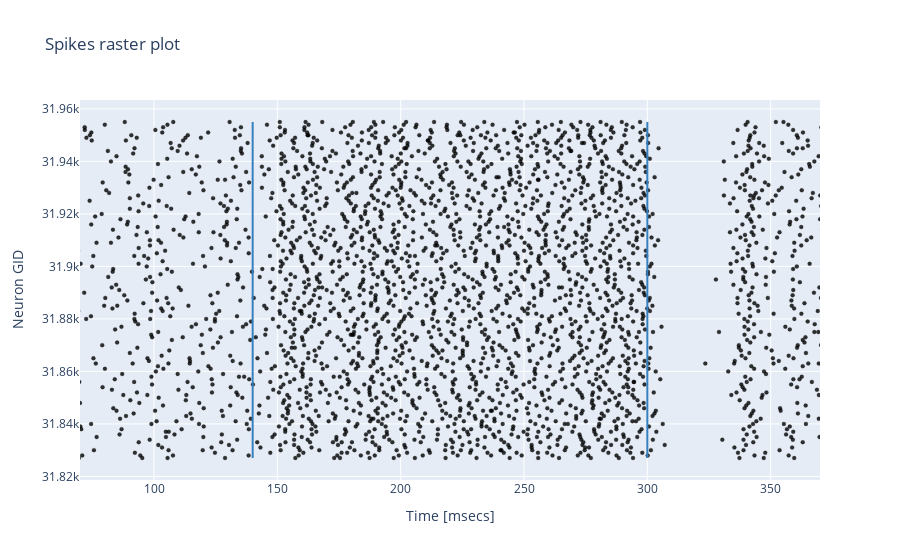

The code cell stored with this chart in its notebook:
### Markdown cell above
## 3. Simulation data analysis

### Raster Plot 

Below, a raster plot of cell spikes for each cell type can be displayed; select the cell type modifying the CELL_TO_PLOT variable.
Cell types are:
1. 'granule'
2. 'golgi'
3. 'purkinje'
4. 'stellate'
5. 'basket'
6. 'dcn'

For Purkinje and DCN neurons, you can specify the microzone you want to analyze: microzone 1 is receiving both CS and US, while microzone 2 receives only CS (empty lines in raster plots would represent neurons of the other microzone). In the first case, US triggers burst-pause and pause-burst mechanisms, which are fundamental to fine tune the timing of cerebellar motor outputs.

Attention: you can plot only the activity of cell types whose recording device were connected before the simulation run!

### Code cell
CELL_TO_PLOT = 'dcn_cell_glut_large'

cells = {'granule_cell': [grc_ts, grc_evs],
         'golgi_cell': [goc_ts, goc_evs],
         'glomerulus': [glom_ts, glom_evs],
         'purkinje_cell': [pc_ts, pc_evs],
         'stellate_cell': [sc_ts, sc_evs],
         'basket_cell': [bc_ts, bc_evs],
         'dcn_cell_glut_large': [dcn_ts, dcn_evs],
         'output':[output_ts, output_evs],
         'io_cell':[io_ts, io_evs]}


color = {'granule_cell': 'rgba(255, 0, 0, .8)',
         'golgi_cell': 'rgba(0, 255, 0, .8)',
         'glomerulus': 'rgba(0, 0, 0, .8)',
         'purkinje_cell': 'rgba(0, 0, 0, .8)',
         'stellate_cell': 'rgba(234, 10, 142, .8)',
         'basket_cell': 'rgba(234, 10, 142, .8)',
         'output': 'rgba(0, 0, 0, .8)',
         'dcn_cell_glut_large': 'rgba(0, 0, 0, .8)',
         'io_cell': 'rgba(255, 127, 80, .8)'}

times = cells[CELL_TO_PLOT][0]
cell_ids = cells[CELL_TO_PLOT][1]
   
    
    
trace0 = go.Scatter(
    x = times,
    y = cell_ids,
    name = '',
    mode = 'markers',
    marker = dict(
        size = 4,
        color = color[CELL_TO_PLOT],
        line = dict(
            width = .2,
            color = 'rgb(0, 0, 0)'
        )
    )
)

data = [trace0]

layout = go.Layout(
              title = 'Spikes raster plot',
              yaxis = dict(title='Neuron GID', zeroline = False),
              xaxis = dict(title='Time [msecs]', zeroline = False, range=[0,nest_model_builder.TOT_DURATION+1]),
              shapes= [
              # Line STIM to MFs start
              {
                  'type': 'line',
                  'x0': nest_model_builder.STIM_MF_START,
                  'y0': np.amin(cell_ids),
                  'x1': nest_model_builder.STIM_MF_START,
                  'y1': np.amax(cell_ids),
                  'line': {
                      'color': 'rgb(55, 128, 191)',
                      'width': 2,
                  }
               },
               # Line STIM to MFs stop
               {
                  'type': 'line',
                  'x0': nest_model_builder.STIM_MF_END,
                  'y0': np.amin(cell_ids),
                  'x1': nest_model_builder.STIM_MF_END,
                  'y1': np.amax(cell_ids),
                  'line': {
                      'color': 'rgb(55, 128, 191)',
                      'width': 2,
                  }
               }]
             )

fig = go.Figure(data=data, layout=layout)
fig.update_xaxes(range=[70.0, 370.0])
iplot(fig, filename='styled-scatter')

### Figure 1 — Plotly figure (JSON) as saved in the notebook; plotly's stock layout.template omitted (floating-point values rounded to 4 significant figures; data arrays with more than 128 entries replaced by an {"elided": "..."} marker saying what was removed)
{"data": [{"marker": {"color": "rgba(0, 0, 0, .8)", "line": {"color": "rgb(0, 0, 0)", "width": 0.2}, "size": 4}, "mode": "markers", "name": "", "type": "scatter", "x": {"elided": "3070 float values"}, "y": {"elided": "3070 int values"}}], "layout": {"shapes": [{"line": {"color": "rgb(55, 128, 191)", "width": 2}, "type": "line", "x0": 140, "x1": 140, "y0": 31827, "y1": 31955}, {"line": {"color": "rgb(55, 128, 191)", "width": 2}, "type": "line", "x0": 300, "x1": 300, "y0": 31827, "y1": 31955}], "title": {"text": "Spikes raster plot"}, "xaxis": {"range": [70, 370], "title": {"text": "Time [msecs]"}, "zeroline": false}, "yaxis": {"title": {"text": "Neuron GID"}, "zeroline": false}}}
